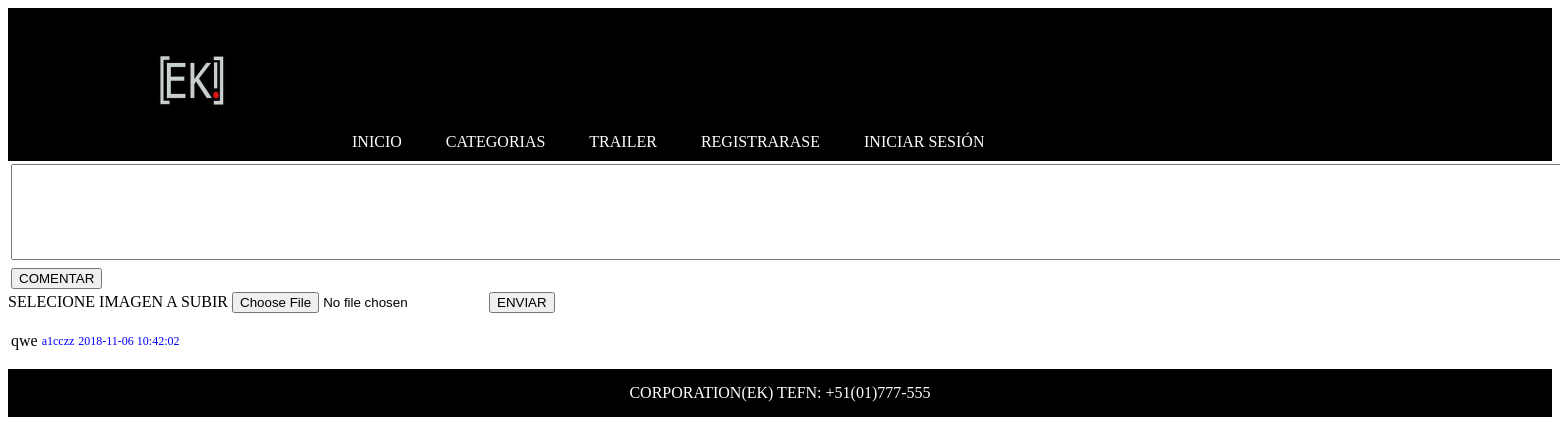
Before: /foro.php with the older database file.
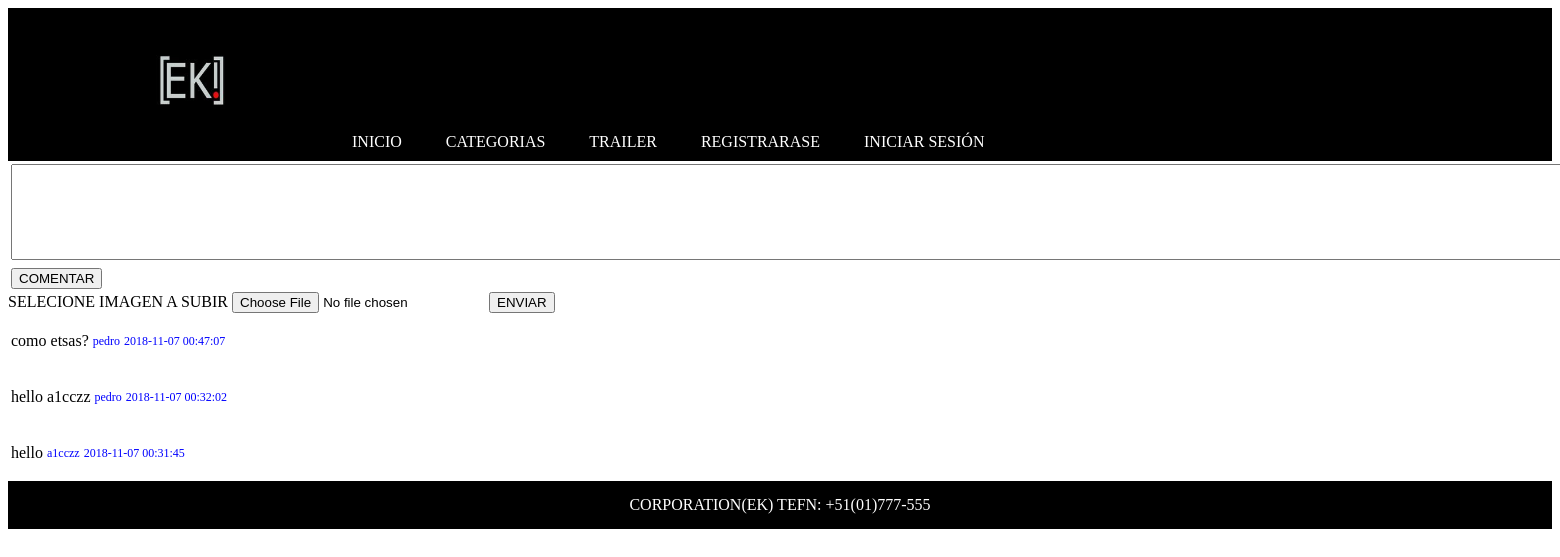
After: the same page with the newer database file.
### tables this page shows
CREATE TABLE `comentario` (
  `id` int(11) NOT NULL,
  `comenta` varchar(600) NOT NULL,
  `usuario` varchar(20) NOT NULL,
  `fecha` datetime NOT NULL
);

### foro.php (the view, shortened to what this page needs)
<?php
$db = new PDO('mysql:host=localhost;dbname=paginawebpeli; charset=utf8mb4', 'root', '');
$stmt=$db->query("SELECT* FROM comentario  ORDER BY id DESC");
$comentario=$stmt->fetchAll();
?>
<!DOCTYPE html>
<html lang="en">
<head>
</head>
<body>
    <?php include 'menu/nav.php'?>
    <form   action="procesar_foro.php" method="post">
        <table >
            <tr>
                <td><textarea name="comentario" rows="6" cols="200"></textarea></td>
            </tr>
            <td><button type="submit">COMENTAR</button></td>
        </table>
    </form>
    <form action="procesar_imagen.php" method="post" enctype="multipar/form-data">
        <label >SELECIONE IMAGEN A SUBIR</label>
        <input type="file" name="imagen" required>
        <button type="submit">ENVIAR</button>
    </form>
    <?php foreach($comentario as $c){ ?>
        <table>
            <tr>
                <td> <p><?php echo $c["comenta"] ?></p></td>
                <td>  <p  style="font-family: fantasi; font-size: 12px; color: blue;"><?php echo $c["usuario"] ?></p></td>
                <td><p style="font-family: fantasi; font-size: 12px; color: blue;"><?php echo $c["fecha"] ?></p></td>
            </tr>
        </table>
        <?php }?>
    <?php include 'menu/footer.php'?>
</body>
</html>

### menu/nav.php (shortened to what this page needs)
<!DOCTYPE html>
<html lang="en">
<head>
    <link rel="stylesheet" href="css/estilo.css">
</head>
<body >
    <nav id="nave">
        <ol>
            <li ><img id="img" src="wkYUX_Iq.JPG" style="width: 230px; eight: 320px;" ></li>
            <li><a href="index.php" >INICIO</a> </li>
            <li><a href="categoriass.php" >CATEGORIAS</a> </li>
            <li><a href="trillers.php" >TRAILER</a> </li>
            <?php if(isset($_SESSION["usuario"])){?>
                <li><a href="cerrar_session.php" >CERRAR SESIÓN    (<?php echo $_SESSION["usuario"]?>)</a> </li>
            <?php } else { ?>
                <li><a href="registrarse.php">REGISTRARASE</a></li>
                <li><a href="iniciar_seccion.php">INICIAR SESIÓN</a></li>
            <?php } ?>
        </ol>
    </nav>
</body>
</html>

### menu/footer.php
<footer style="background-color: black; color: white; text-align:center; padding: 15px;">CORPORATION(EK) TEFN: +51(01)777-555 </footer>

### css/estilo.css (style rules this page uses)
#nave li { display: inline; padding: 20px; }
#nave { background-color: black; padding: 10px; }
#nave ol { margin: 0px; }
#nave a { color:white; text-decoration: none; }

Changed rows visible on the page:
removed comentario: comenta "qwe", usuario "a1cczz", fecha "2018-11-06 10:42:02"
added comentario: comenta "como etsas?", usuario "pedro", fecha "2018-11-07 00:47:07"
added comentario: comenta "hello a1cczz", usuario "pedro", fecha "2018-11-07 00:32:02"
added comentario: comenta "hello", usuario "a1cczz", fecha "2018-11-07 00:31:45"
